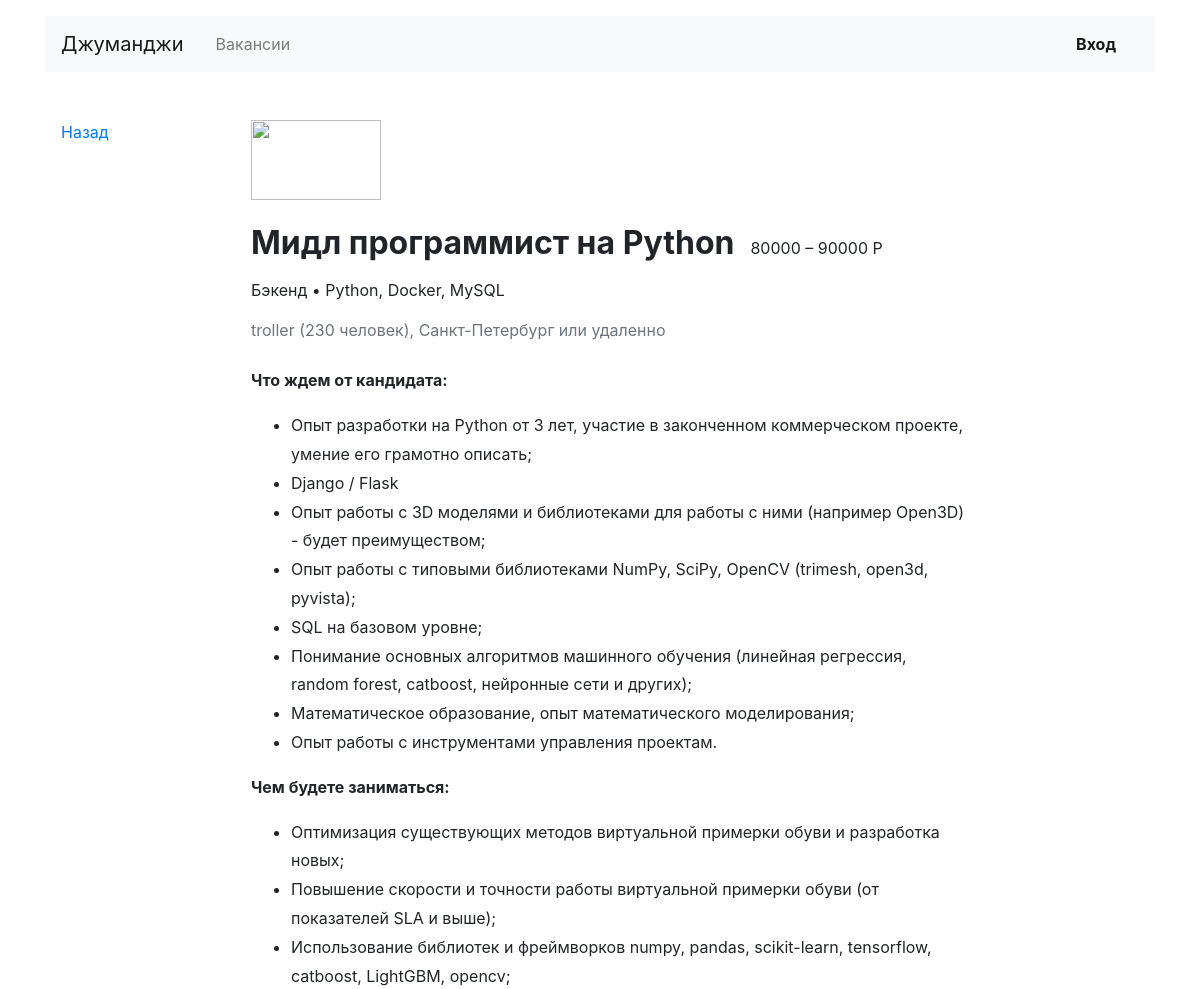
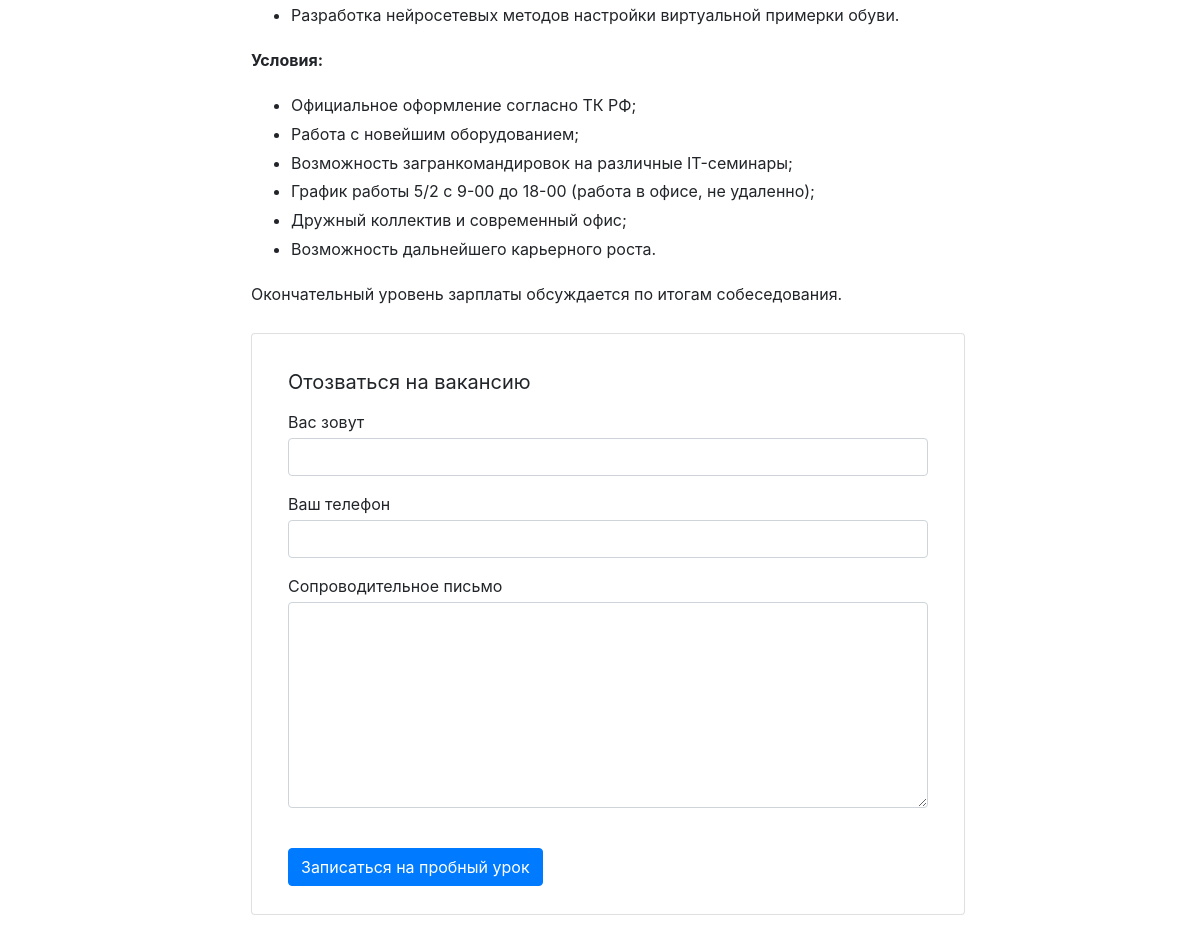
The app's page /vacancies/4/ with its own data (2 pictures, top to bottom).
### jobs_app/models.py (models this page shows, shortened)
class Vacancy(models.Model):
    title = models.CharField(max_length=255)
    specialty = models.ForeignKey('Specialty', on_delete=models.CASCADE, related_name='vacancies')
    company = models.ForeignKey('Company', on_delete=models.CASCADE, related_name='vacancies')
    skills = models.CharField(max_length=255)
    description = models.TextField()
    salary_min = models.IntegerField()
    salary_max = models.IntegerField()
    published_at = models.DateTimeField(auto_now_add=True)

class Specialty(models.Model):
    code = models.CharField(max_length=255)
    title = models.CharField(max_length=255)
    picture = models.URLField(default='https://place-hold.it/100x60')
    def __str__(self):
        return self.title

class Company(models.Model):
    name = models.CharField(max_length=255)
    location = models.CharField(max_length=255)
    logo = models.URLField(default='https://place-hold.it/100x60')
    description = models.TextField()
    employee_count = models.IntegerField()
    def __str__(self):
        return self.name

### jobs_app/views.py (the view)
# urls.py: path('vacancies/<int:vacancy_id>/', vacancy_view, name='vacancy'),
def vacancy_view(request, vacancy_id):
    vacancy = Vacancy.objects.get(id=vacancy_id)
    context = {
        'vacancy': vacancy,
        'title': vacancy.title,
    }
    return render(request, 'jobs_app/vacancy.html', context=context)

### jobs_app/templates/jobs_app/vacancy.html
{% extends 'jobs_app/base.html' %}
{% block content %}
  <main class="container mt-3 pb-5">
    <div class="row mt-5">
      <div class="col-12 col-lg-2">
        <div class="pl-3 mb-5">
          <p><a href="{{request.META.HTTP_REFERER}}">Назад</a></p>
        </div>
      </div>
      <div class="col-12 col-lg-8">
        <section class="pl-3">
          <a href="#"><img src="https://place-hold.it/130x80" width="130" height="80" alt=""></a>
          <div class="d-flex align-items-baseline align-content-baseline">
            <h1 class="h2 mt-4 font-weight-bold" >{{vacancy.title}}</h1>
            <p class="m-0 pl-3">{{ vacancy.salary_min }} – {{ vacancy.salary_max }} Р</p>
          </div>
          <p class="mt-2">{{ vacancy.specialty }} • {{ vacancy.skills }}</p>
          <p class="text-muted mb-4">{{vacancy.company}} ({{vacancy.company.employee_count}} человек), {{vacancy.company.location}} или удаленно</p>
          <div style="line-height: 1.8;">
            <p>{{vacancy.description|safe}}</p>
          </div>
          <form action="/echo" class="card mt-4 mb-3" enctype="multipart/form-data">
            <div class="card-body mx-3">
              <p class="h5 mt-3 font-weight-normal">Отозваться на вакансию</p>
              <div class="form-group">
                <label class="mb-1 mt-2" for="userName">Вас зовут</label>
                <input class="form-control" type="text" placeholder="" id="userName">
              </div>
              <div class="form-group">
                <label class="mb-1" for="userPhone">Ваш телефон</label>
                <input class="form-control" type="tel" placeholder="" id="userPhone">
              </div>
              <div class="form-group">
                <label class="mb-1" for="userMsg" >Сопроводительное письмо</label>
                <textarea class="form-control" rows="8" id="userMsg"></textarea>
              </div>
              <input type="submit" class="btn btn-primary mt-4 mb-2" value="Записаться на пробный урок">
            </div>
          </form>
        </section>
      </div>
    </div>
  </main>
{% endblock %}

### records on screen
Vacancy: title "Мидл программист на Python", salary_min "80000", salary_max "90000", specialty "Бэкенд", skills "Python, Docker, MySQL", company "troller", company.employee_count "230", company.location "Санкт-Петербург", description "Что ждем от кандидата: Опыт разработки на Python от 3 лет, участие в законченном коммерческом проекте, умение его грамотно описать; Django / Flask Опыт работы с 3D моделями и библиотеками для работы с ними (например Open3D) - будет преимуществом; Опыт работы с типовыми библиотеками NumPy, SciPy, OpenCV (trimesh, open3d, pyvista); SQL на базовом уровне; Понимание основных алгоритмов машинного обучения (линейная регрессия, random forest, catboost, нейронные сети и других); Математическое образование, опыт математического моделирования; Опыт работы с инструментами управления проектам. Чем будете заниматься: Оптимизация существующих методов виртуальной примерки обуви и разработка новых;…"
